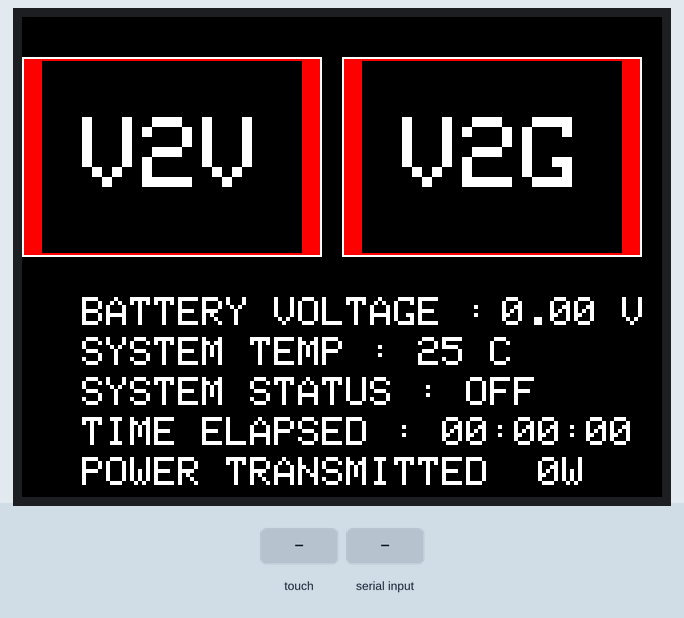
The sketch below on a simulated ESP8266 (NodeMCU). Shown: 320×240 colour display. The test bench sets the inputs (shaded band). What the sketch prints to the serial monitor is not drawn.

Above: at 1.4 s.
1.5 s: touch panel pressed at 62 % / 50 % of its raw x / y range
At 1.9 s:
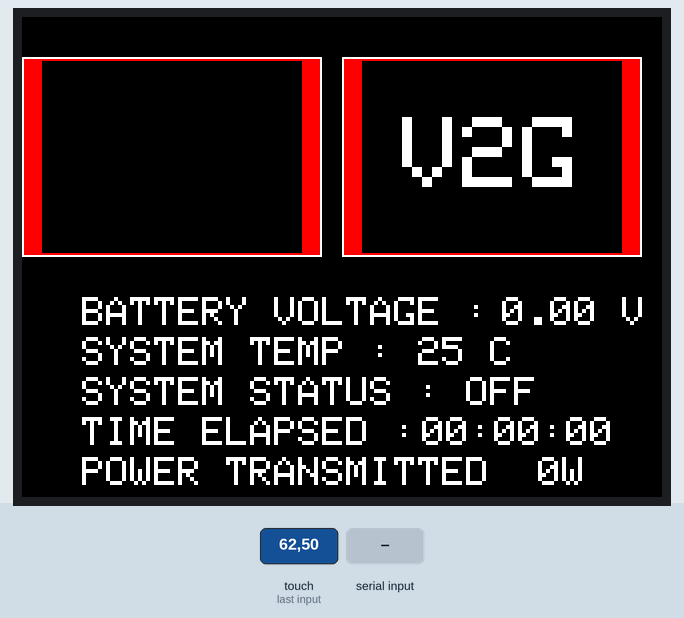
3.0 s: "90,45\n" received over the second serial link
At 5.8 s:
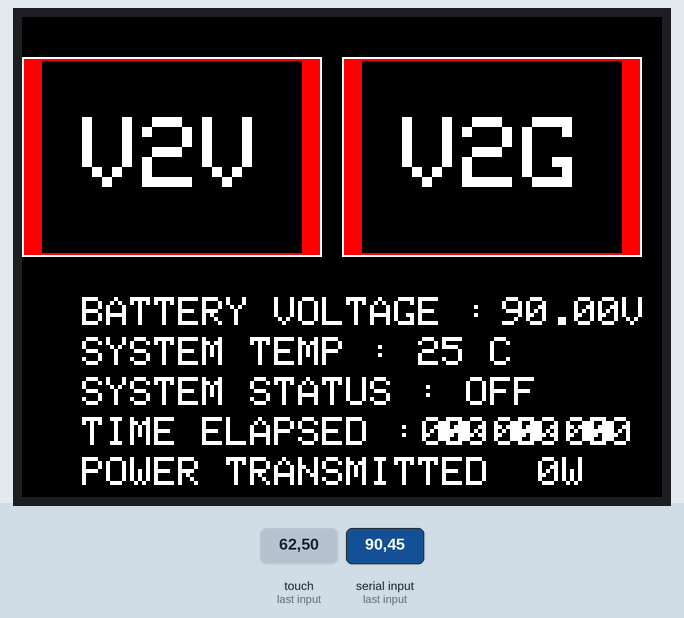
6.0 s: touch panel pressed at 87 % / 50 % of its raw x / y range
At 6.5 s:
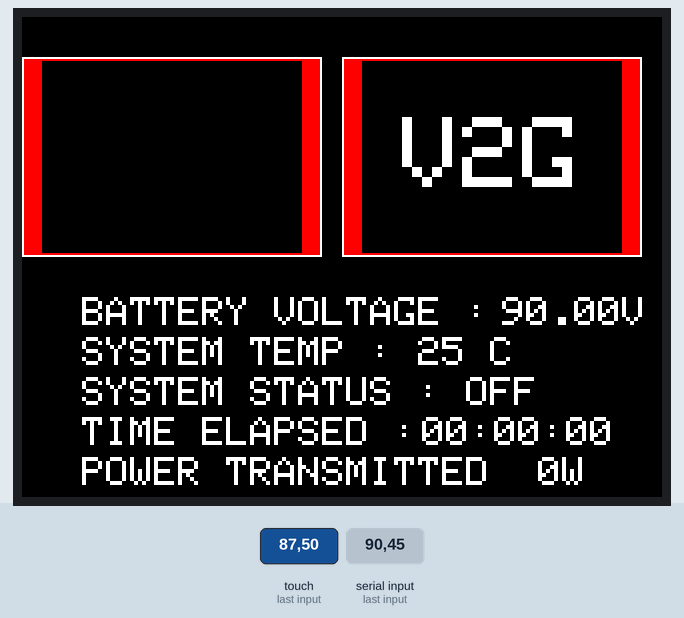
7.5 s: touch panel pressed at 13 % / 10 % of its raw x / y range
At 11.3 s:
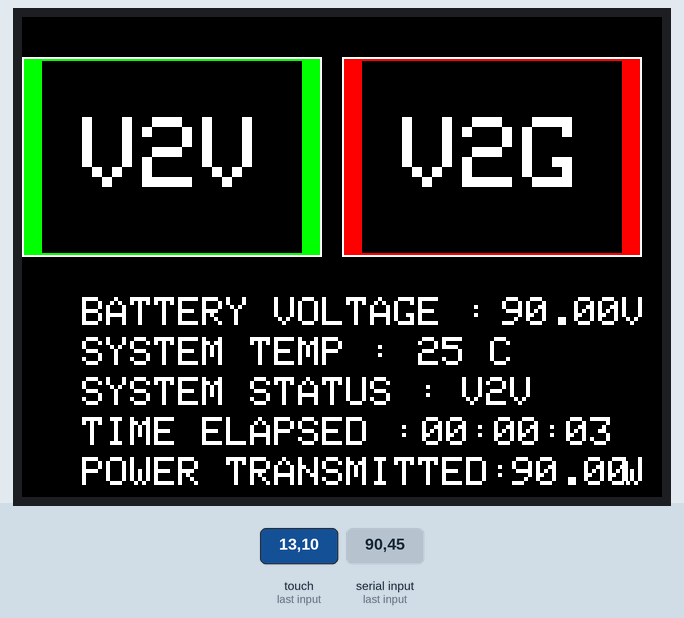
Timing chart, 0 to 12.8 s (numbered marks = the images above; inputs shaded):
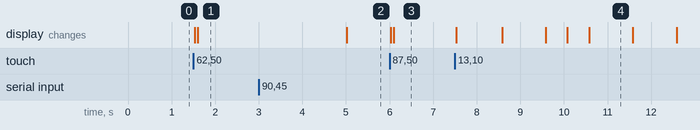

The sketch:

working_display.ino
```cpp
#include <SoftwareSerial.h>
#include<SPI.h>
#include <Adafruit_GFX.h>
#include <Adafruit_ILI9341.h>
#include <XPT2046_Touchscreen.h>

#define TFT_CS D2
#define TFT_DC D4
#define TFT_RST -1
#define TS_CS D1
#define LED_PIN D0

SPISettings settings(16000000, MSBFIRST, SPI_MODE0);
SoftwareSerial mySerial(D3,D8);
Adafruit_ILI9341 tft = Adafruit_ILI9341(TFT_CS, TFT_DC, TFT_RST);
XPT2046_Touchscreen ts(TS_CS);

unsigned long previousMillis = -5000,previous_time = 0,elapsed_time = 0,start_time,current_time;
const long interval = 5000,intervalsec=1000;
unsigned long currentMillis;
bool v2v=false;
bool v2g=false;
bool clear=false;
float dcvoltage,dccurrent,dcenergy,dccharge;
char time_string[9];


void setup()
{
  start_time=millis();
  Serial.begin(9600);
  mySerial.begin(9600);
  tft.begin();
  ts.begin();
  tft.setRotation(1);
  tft.fillScreen(ILI9341_BLACK);
  tft.setTextSize(2);
  tft.setCursor(0, 0);
  tft.setTextColor(ILI9341_WHITE);
  drawSwitchv2v(30, 30, v2v);
  drawSwitchv2g(190, 30, v2g);
  defaulttext();
}

void loop()
 {
   currentMillis = millis();
   getdata();
  TS_Point p = ts.getPoint();
  if (ts.touched())
  {
    // touchscreen is being touched
    if (p.x >= 2368 && p.x <= 3771 && p.y >=2011  && p.y <= 3380&&v2g==false)
     {
      // switch is being toggled
      v2v=!v2v;
      drawSwitchv2v(30, 30, v2v);
      delay(50); // debounce delay
      v2vtext();
    }
    else
    if (p.x >= 791 && p.x <= 1953 && p.y >=2063  && p.y <= 3120&&v2v==false)
     {
      // switch is being toggled
      v2g=!v2g;
      drawSwitchv2g(190, 30, v2g);
      delay(50); // debounce delay
     defaulttext();
    }
}
else
  if(v2v==true)
  {
    v2vtext();
  }
  else
  if(v2v==false)
  {
    defaulttext();
  }
 }


void drawSwitchv2v(int x, int y, bool state) {
  tft.fillRect(x - 30, y - 10, 150, 100, state ? ILI9341_GREEN : ILI9341_RED);
  tft.drawRect(x - 30, y - 10, 150, 100, ILI9341_WHITE);
  tft.fillRect(x - 20, y - 8, 130, 96, state ? ILI9341_BLACK : ILI9341_BLACK);
}

void drawSwitchv2g(int x, int y, bool state) {
  tft.fillRect(x - 30, y - 10, 150, 100, state ? ILI9341_GREEN : ILI9341_RED);
  tft.drawRect(x - 30, y - 10, 150, 100, ILI9341_WHITE);
  tft.fillRect(x - 20, y - 8, 130, 96, state ? ILI9341_BLACK : ILI9341_BLACK);
}

void getdata()
{
if (mySerial.available() > 0) {
    String data = mySerial.readStringUntil('\n');
    Serial.println(data);

    // Extract voltage, energy, and charge values from the data
    dccurrent = getValue(data, 'C');
    dcvoltage = getValue(data, 'V');
    dcenergy = getValue(data, 'W');
    dccharge = getValue(data, 'A');

    Serial.print("Current:");
    Serial.print(dccurrent);
    Serial.print("Voltage: ");
    Serial.print(dcvoltage);
    Serial.print(" V, Energy: ");
    Serial.print(dcenergy);
    Serial.print(" Wh, Charge: ");
    Serial.print(dccharge);
    Serial.println(" Ah");
  }
}

float getValue(String data, char code)
{
  int index = data.indexOf(code) + 1;
  int endIndex = data.indexOf('D', index);
  String valueStr = data.substring(index, endIndex);
  float value = valueStr.toFloat();
  return value;
}

void defaulttext()
{
  start_time=millis();
  if (currentMillis - previousMillis >= interval)
  {
    previousMillis = currentMillis;
  if(clear==true)
  {
  tft.setCursor(240, 220);// power transmitted
  tft.fillRect(240, 220, 80, 20, ILI9341_BLACK);
  tft.setCursor(220, 180);// state
  tft.fillRect(220, 180, 50, 20, ILI9341_BLACK);
  tft.setCursor(200, 200);
  tft.fillRect(200, 200, 130, 20, ILI9341_BLACK);
  }

  tft.setTextSize(5);
  tft.setCursor(30, 50);
  tft.setTextColor(ILI9341_WHITE);
  tft.println("V2V");
  tft.setTextSize(5);
  tft.setCursor(190, 50);
  tft.setTextColor(ILI9341_WHITE);
  tft.println("V2G");
  tft.setTextSize(2);
  tft.setCursor(30, 140);
  tft.setTextColor(ILI9341_WHITE);
  tft.println("BATTERY VOLTAGE :");
  tft.setCursor(240, 140);
  tft.fillRect(240, 140, 50, 20, ILI9341_BLACK);
  tft.println(dcvoltage);
  tft.setCursor(300, 140);
  tft.println("V");
  tft.setTextSize(2);
  tft.setCursor(30, 160);
  tft.setTextColor(ILI9341_WHITE);
  tft.println("SYSTEM TEMP : 25 C");
  tft.setTextSize(2);
  tft.setCursor(30, 180);
  tft.setTextColor(ILI9341_WHITE);
  tft.println("SYSTEM STATUS : OFF");
  tft.setTextSize(2);
  tft.setCursor(30, 200);
  tft.setTextColor(ILI9341_WHITE);
  tft.println("TIME ELAPSED : 00:00:00");
  tft.setTextSize(2);
  tft.setCursor(30, 220);
  tft.setTextColor(ILI9341_WHITE);
  tft.println("POWER TRANSMITTED  0W");
  clear=false;
}
}

void v2vtext()
{
  current_time = millis();
  if (current_time - previous_time >= 1000)
  {
     previous_time = current_time;
    elapsed_time = current_time - start_time;
    int hours = elapsed_time / 3600000;
    int minutes = (elapsed_time / 60000) % 60;
    int seconds = (elapsed_time / 1000) % 60;
    snprintf(time_string, sizeof(time_string), "%02d:%02d:%02d", hours, minutes, seconds);
    tft.setCursor(200, 200);
    tft.fillRect(200, 200, 130, 20, ILI9341_BLACK);
    tft.println(time_string);
  }

  if (currentMillis - previousMillis >= interval)
  {
    previousMillis = currentMillis;
  drawSwitchv2v(30, 30, v2v);
  drawSwitchv2g(190, 30, v2g);
  tft.setTextSize(5);
  tft.setCursor(30, 50);
  tft.setTextColor(ILI9341_WHITE);
  tft.println("V2V");
  tft.setTextSize(5);
  tft.setCursor(190, 50);
  tft.setTextColor(ILI9341_WHITE);
  tft.println("V2G");
  tft.setTextSize(2);
  tft.setCursor(30, 140);
  tft.setTextColor(ILI9341_WHITE);
  tft.println("BATTERY VOLTAGE :");
  tft.setCursor(240, 140);
  tft.fillRect(240, 140, 50, 20, ILI9341_BLACK);
  tft.println(dcvoltage);
  tft.setCursor(300, 140);
  tft.println("V");
  tft.setTextSize(2);
  tft.setCursor(30, 160);
  tft.setTextColor(ILI9341_WHITE);
  tft.println("SYSTEM TEMP : 25 C");
  tft.setTextSize(2);
  tft.setCursor(30, 180);
  tft.setTextColor(ILI9341_WHITE);
  tft.println("SYSTEM STATUS :");
  tft.setCursor(220, 180);
  tft.fillRect(220, 180, 50, 20, ILI9341_BLACK);
  tft.println("V2V");
  tft.setTextSize(2);
  tft.setCursor(30, 200);
  tft.setTextColor(ILI9341_WHITE);
  tft.println("TIME ELAPSED :");
  tft.setTextSize(2);
  tft.setCursor(30, 220);
  tft.setTextColor(ILI9341_WHITE);
  tft.println("POWER TRANSMITTED:");
  tft.setCursor(245, 220);
  tft.fillRect(245, 220, 80, 20, ILI9341_BLACK);
  tft.println(dcenergy);
  tft.setCursor(300, 220);
  tft.println("W");
  clear=true;
  //delay(5000);
}
}
void v2gtext()
{
  tft.fillScreen(ILI9341_BLACK);
  drawSwitchv2v(30, 30, v2v);
  drawSwitchv2g(190, 30, v2g);
  tft.setTextSize(5);
  tft.setCursor(30, 50);
  tft.setTextColor(ILI9341_WHITE);
  tft.println("V2V");
  tft.setTextSize(5);
  tft.setCursor(190, 50);
  tft.setTextColor(ILI9341_WHITE);
  tft.println("V2G");
  tft.setTextSize(2);
  tft.setCursor(30, 140);
  tft.setTextColor(ILI9341_WHITE);
  tft.println("BATTERY VOLTAGE :72V");
  tft.setTextSize(2);
  tft.setCursor(30, 160);
  tft.setTextColor(ILI9341_WHITE);
  tft.println("SYSTEM TEMP : 25 C");
  tft.setTextSize(2);
  tft.setCursor(30, 180);
  tft.setTextColor(ILI9341_WHITE);
  tft.println("SYSTEM STATUS : V2G");
  tft.setTextSize(2);
  tft.setCursor(30, 200);
  tft.setTextColor(ILI9341_WHITE);
  tft.println("TIME ELAPSED : 00:00:00");
  tft.setTextSize(2);
  tft.setCursor(30, 220);
  tft.setTextColor(ILI9341_WHITE);
  tft.println("POWER TRANSMITTED : 0W");
  delay(5000);
}
```

Measured:
- after the input at 1.5 s, the display: first changes at once (image 1 shows a later state)
- after the input at 3.0 s, the display: changes after 2.0 s (image 2)
- after the input at 6.0 s, the display: first changes at once (image 3 shows a later state)
- after the input at 7.5 s, the display: first changes at once (image 4 shows a later state)
